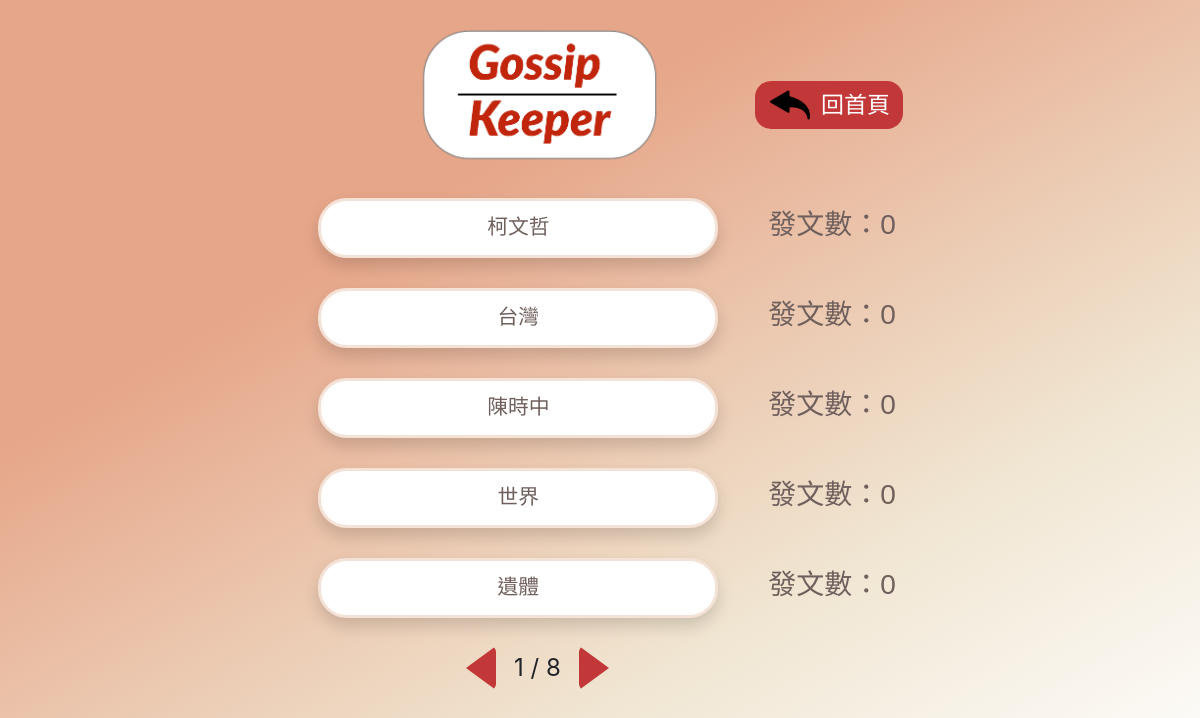
Before: /topic with the older database file.
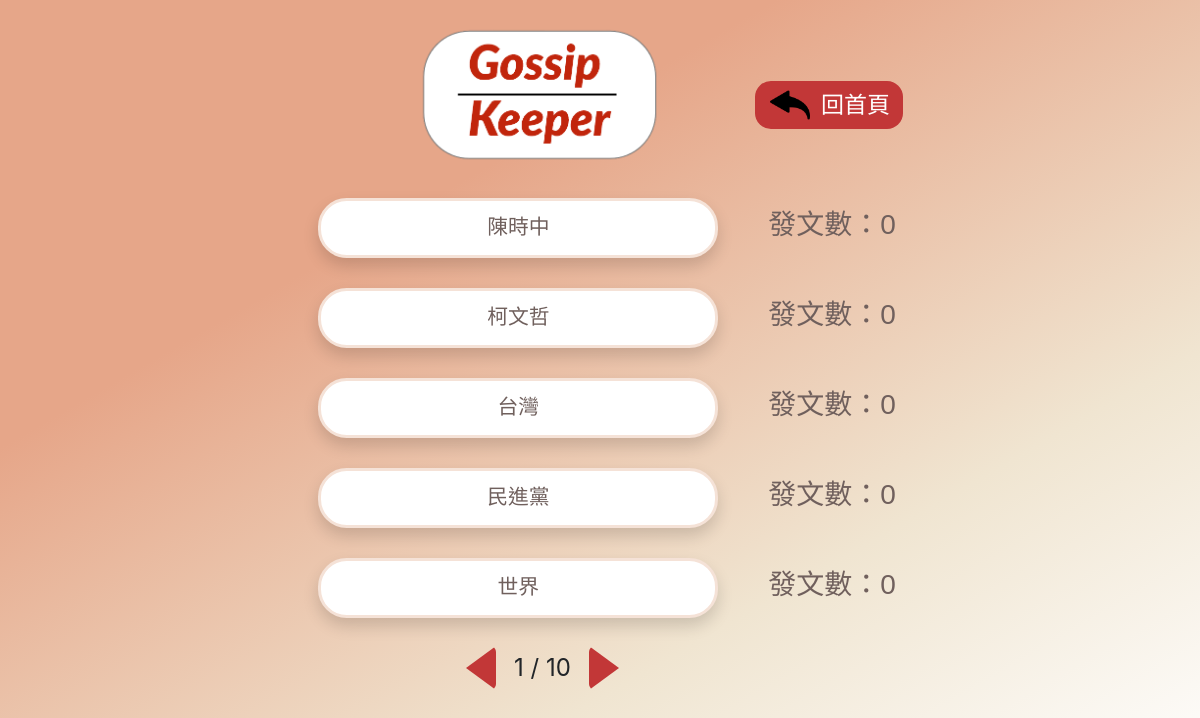
After: the same page with the newer database file.
### FrontEnd/models.py (models this page shows, shortened)
class Topic(models.Model):
    name = models.CharField(max_length=20, verbose_name="話題", blank=True)
    post_number = models.IntegerField(verbose_name="發文數", default=0)
    times = models.IntegerField(verbose_name="出現次數", default=0)
    link = models.URLField(verbose_name="搜尋連結", blank=True, null=True)
    created_date = models.DateField(default=timezone.now,verbose_name='建立日期')
    update_date = models.DateField(auto_now=True, verbose_name='更新日期')
    class Meta:
        verbose_name = "話題"   # 單數
        verbose_name_plural = verbose_name   #複數
        ordering = ['-times']
    def __str__(self):
        return self.name

### FrontEnd/views.py (the view)
# urls.py: path('topic', views.topic, name='topic'),
def topic(request):
    topic = Topic.objects.values('name').distinct()
    for t in topic:
        print(t['name'])
        post_num = Post.objects.filter(topic=t['name']).count()
        tme_post = Topic.objects.get(name=t['name'])
        print(tme_post)
        Topic.objects.filter(name=t['name']).update(post_number=post_num)
        print(post_num)
        print("------")
    topic = Topic.objects.all()
    paginator = Paginator(topic, 5)
    page = request.GET.get('page')
    topic = paginator.get_page(page)
    print("總共有",paginator.num_pages,"頁")
    print("多少資料",paginator.object_list)
    print(topic.paginator.page_range)
    context = {
        'topic':topic,
        'post_num':post_num
    }
    return render(request, "topic/topic.html", context)

### templates/topic/topic.html (shortened to what this page needs)
{% extends 'base/base.html' %}
{% block import %}
{% load static%}
<link rel="stylesheet" href="{% static 'css/topic/topic.css' %}">
{% endblock %}
{% block main %}
    <div class="container" style="height: 188px; display: flex; padding-left: 382px;">
        <div class="row row-one" style="padding:20px 0px">
            <div class="col-7">
                <div class="logo">
                    <img src="{% static 'img/index/LOGO.png' %}" class="img-fluid" alt="Gossip Keeper">
                </div>
            </div>
            <div class="col-5">
                <div class="previous_page">
                    <img src="{% static 'img/topic/left_arrow.png' %}" class="img-fluid left_arrow">
                    <a href="{% url 'index' %}" type="button" class="btn">回首頁</a>
                </div>
            </div>
        </div>
    </div>
    <div class="container" style="height: 558px;padding-left: 107px;">
        {% for t in topic %}
        <div class="row row-two" style="padding:10px 0px; margin-bottom: 10px;">
            <div class="col-7">
                <a href="{% url 'all' topic=t.name %}">
                    <div class="board shadow">
                        {{ t.name }}
                    </div>
                </a>
            </div>
            <div class="col-5">
                <h3 class="post-text">發文數：{{ t.post_number }}</h3>
            </div>
        </div>
        {% endfor %}
        {% if topic %}
        <div class="row row-three" style="    padding-left: 344px;">
            <ul class="pagination" style="position: absolute;">
                <li class="page-item">
                    <a href="{% if topic.has_previous %} ?page={{ topic.previous_page_number }} {% endif %}"><div class="previous_triangle"></div></a>
                </li>
                <span class="page">
                    {% for i in topic.paginator.page_range %}
                        {% if i == topic.number %}
                            {{ i }}
                        {% endif %}
                    {% endfor %}
                    / {{ topic.paginator.num_pages }}
                </span>
                <li class="page-item">
                    <a href="{% if topic.has_next %} ?page={{ topic.next_page_number }} {% endif %}"><div class="next_triangle"></div></a>
                </li>
            </ul>
        </div>
        {% endif %}
    </div>
{% endblock %}

### templates/base/base.html (shortened to what this page needs)
<!DOCTYPE html>
<html lang="zh-Hant">
<head>
    <link rel="stylesheet" href="https://stackpath.bootstrapcdn.com/bootstrap/4.2.1/css/bootstrap.min.css">
    {% load static%}
    <link rel="stylesheet" href="{% static 'css/base/base.css' %}">
    {% block import %}
    {% endblock %}
</head>
<body>
    {% block main %}
    {% endblock %}
</body>
</html>

### static/css/base/base.css (style rules this page uses)
* { margin: 0; padding: 0; }
body { height:100vh; background: -webkit-linear-gradient(-60deg, #E6A689 30%, #F0E5D1 70%,#FFFFFF); }

### static/css/topic/topic.css (style rules this page uses)
.logo { text-align: right; padding-right: 125px; }
.logo .img-fluid { max-width: 255px; }
.previous_page { height: 100%; padding-top: 10%; align-items: center; display: flex; }
.previous_page .btn { font-family: 'Noto Sans TC', sans-serif; color: #ffffff; background-color: #C23737; font-size: 23px; padding-left: 65px; border-radius: 1rem; }
.left_arrow { position: absolute; margin: 6px 15px; width: 40px; }
.board { font-family: 'Noto Sans TC', sans-serif; color: #70605D; font-size: 1.3rem; text-align: center; background-color: #FFFFFF; border: 3px solid #f5e2d7; border-radius: 1.8rem; width: 400px; height: 60px; padding: 10px 20px; float: right; }
.post-text { font-family: 'Noto Sans TC', sans-serif; color: #70605D; margin: 10px 20px; }
.next_triangle { width: 0; height: 0; margin-top: 8px; border-style: solid; border-width: 22px 0 22px 30px; border-color: transparent transparent transparent #c23737; border-radius: 6px; }
.previous_triangle { width: 0; height: 0; margin-top: 8px; border-style: solid; border-width: 22px 30px 22px 0; border-color: transparent #c23737 transparent transparent; border-radius: 6px; }
.page { margin: 12px 18px 0 18px; font-size: 1.5rem; }

Changed rows visible on the page:
no longer on this page (row unchanged): Topic: name "遺體", post_number "0"
changed Topic "陳時中": moves up the list
now on this page (row edited): Topic: name "民進黨", post_number "0"
Other visible differences:
{{ topic.paginator.num_pages }}: "8" → "10"
